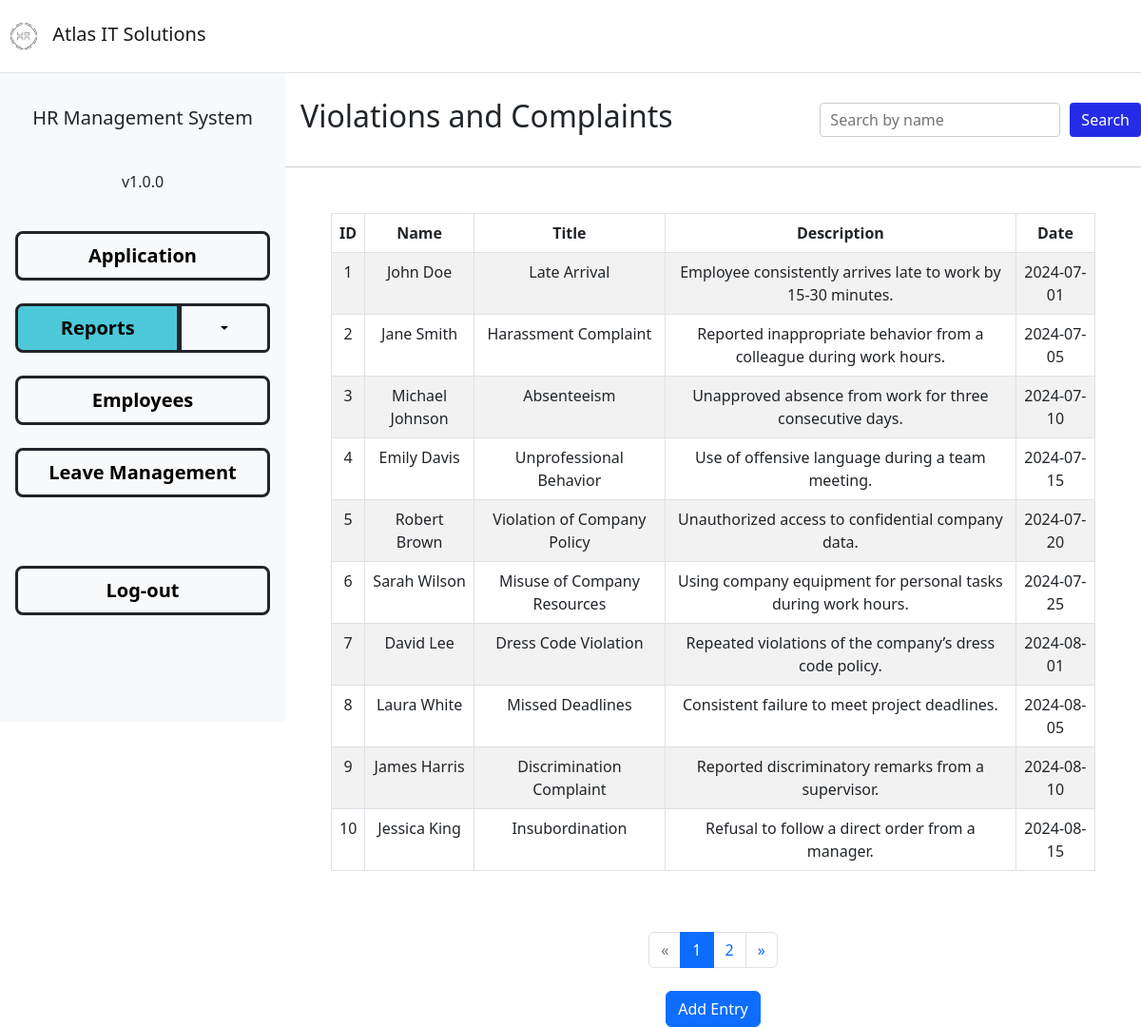
Page /hrms-inner/violations.php (signed in) on the committed database.
### tables this page shows
CREATE TABLE `viol` (
  `id` int(255) NOT NULL,
  `name` varchar(255) NOT NULL,
  `title` varchar(255) NOT NULL,
  `description` varchar(255) NOT NULL,
  `date` date NOT NULL
);

### hrms-inner/violations.php (the view, shortened to what this page needs)
<?php
require_once('../functions/db-conn.php');
if (isset($_SESSION['role']) == "Employee") {
  $entries_per_page = 10;
$search_query = isset($_GET['search']) ? trim($_GET['search']) : '';
$search_query = mysqli_real_escape_string($conn, $search_query);
$total_query = "SELECT COUNT(*) as total FROM applications WHERE flname LIKE '$search_query%'";
$query = "SELECT * FROM applications WHERE flname LIKE '$search_query%' LIMIT, $entries_per_page";
  $current_page = isset($_GET['page']) ? (int)$_GET['page'] : 1;
  $offset = ($current_page - 1) * $entries_per_page;
  $search_query = '';
  if (!empty($search_query)) {
    $total_query = "SELECT COUNT(*) as total FROM viol WHERE name LIKE '$search_query%'";
    $query = "SELECT * FROM viol WHERE name LIKE '$search_query%' LIMIT $offset, $entries_per_page";
  } else {
    $total_query = "SELECT COUNT(*) as total FROM viol";
    $query = "SELECT * FROM viol LIMIT $offset, $entries_per_page";
  }
  $total_result = mysqli_query($conn, $total_query);
  $total_row = mysqli_fetch_assoc($total_result);
  $total_entries = $total_row['total'];
  $total_pages = ceil($total_entries / $entries_per_page);
  $result = mysqli_query($conn, $query);
?>
<!DOCTYPE html>
<html lang="en">
<head>
  <link href="../css/styles.css" rel="stylesheet" />
</head>
<body>
  <nav class="navbar navbar-expand-lg navbar-light border-bottom">
    <a class="navbar-brand" href="#">
      <img src="../images/atlas2.png" style="width:50px; height:50px;" alt="Atlas IT Solutions">
      Atlas IT Solutions
    </a>
  </nav>
  <div class="container-fluid">
    <div class="d-flex">
      <div class="text-center bg-light w-25 h-100 d-grid p-3 gap-4 col-md-auto" style="background-color:#D9D9D9; word-wrap:break-word; overflow:auto;">
        <p class="lead pt-3">HR Management System</p>
        <p>v1.0.0</p>
        <a class="btn btn-lg btn-light btn-block border border-3 border-dark fw-bolder" href="application.php" role="button">Application</a>
        <div class="btn-group">
            <a class="btn btn-light btn-lg btn-block border border-3 border-dark fw-bolder" style="background-color: #4DC8D9;" href="reports.php"role="button">Reports</a>
            <button type="button" class="btn btn-light border-dark border border-3 dropdown-toggle dropdown-toggle-split" data-bs-toggle="dropdown" aria-expanded="false">
            </button>
        </div>
        <a class="btn btn-light btn-lg btn-block border border-3 border-dark fw-bolder" href="employees.php" role="button">Employees</a>
        <a class="btn btn-light btn-lg btn-block border border-3 border-dark fw-bolder" href="leaveman.php" role="button">Leave Management</a>
        <br>
        <a class="btn btn-light btn-lg btn-block border border-3 border-dark fw-bolder" href="main-page.html" role="button">Log-out</a>
        <br><br>
        <br>
      </div>
        <div class="container">
  <div class="header">
    <h2 class="p-3">Violations and Complaints</h2>
    <div class="search-container">
      <form class="search-form" method="get" action="violations.php">
        <input type="text" class="search-input" name="search" placeholder="Search by name" value="<?php echo htmlspecialchars($search_query); ?>">
        <button class="search-button" type="submit">Search</button>
      </form>
    </div>
  </div>
        <div class="p-5 table-responsive">
          <table class="table table-bordered table-striped">
            <thead class="thead-dark">
            <tr>
                <th scope="col" class="text-center">ID</th>
                <th scope="col" class="text-center">Name</th>
                <th scope="col" class="text-center">Title</th>
                <th scope="col" class="text-center">Description</th>
                <th scope="col" class="text-center">Date</th>
              </tr>
            </thead>
            <tbody>
              <?php
              while ($row = mysqli_fetch_assoc($result)) {
              ?>
                <tr>
                  <td class="text-center"><?php echo $row['id']; ?></td>
                  <td class="text-center"><?php echo $row['name']; ?></td>
                  <td class="text-center"><?php echo $row['title']; ?></td>
                  <td class="text-center"><?php echo $row['description']; ?></td>
                  <td class="text-center"><?php echo $row['date']; ?></td>
                </tr>
              <?php
              }
              ?>
            </tbody>
          </table>
        </div>
        <nav aria-label="Page navigation">
          <ul class="pagination justify-content-center">
            <li class="page-item <?php if ($current_page <= 1) echo 'disabled'; ?>">
              <a class="page-link" href="?page=<?php echo $current_page - 1; ?>" aria-label="Previous">
                <span aria-hidden="true">&laquo;</span>
              </a>
            </li>
            <?php for ($page = 1; $page <= $total_pages; $page++): ?>
            <li class="page-item <?php if ($page == $current_page) echo 'active'; ?>">
              <a class="page-link" href="?page=<?php echo $page; ?>&search=<?php echo $search_query; ?>"><?php echo $page; ?></a>
            </li>
            <?php endfor; ?>
            <li class="page-item <?php if ($current_page >= $total_pages) echo 'disabled'; ?>">
              <a class="page-link" href="?page=<?php echo $current_page + 1; ?>&search=<?php echo $search_query; ?>" aria-label="Next">
                <span aria-hidden="true">&raquo;</span>
              </a>
            </li>
          </ul>
        </nav>
        <div class="d-flex justify-content-center mt-4">
          <button type="button" class="btn btn-primary" data-bs-toggle="modal" data-bs-target="#fillUpModal">
              Add Entry
          </button>
        </div>
      </div>
    </div>
  </div>
</body>
</html>
<?php
} else {
header("Location: ../login/login.php");
}
?>

### hrms-inner/violations.php (style rules this page uses)
.header { width: 100%; text-align: left; padding: 10px 0; background-color: #fff; border-bottom: 1px solid #ccc; display: flex; align-items: center; justify-content: space-between; }
.search-form { display: flex; align-items: center; }
.search-input { border: 1px solid #ccc; border-radius: 4px; padding: 5px 10px; font-size: 16px; }
.search-button { background-color: #252ce8; border: none; color: white; padding: 6px 12px; font-size: 16px; margin-left: 10px; border-radius: 4px; cursor: pointer; }
.table { width: 100%; border-collapse: collapse; }
thead th { position: sticky; top: 0; background-color: #f8f9fa; z-index: 1; cursor: pointer; }

### rows in the picture
viol: id "1", name "John Doe", title "Late Arrival", description "Employee consistently arrives late to work by 15-30 minutes.", date "2024-07-01"
viol: id "2", name "Jane Smith", title "Harassment Complaint", description "Reported inappropriate behavior from a colleague during work hours.", date "2024-07-05"
viol: id "3", name "Michael Johnson", title "Absenteeism", description "Unapproved absence from work for three consecutive days.", date "2024-07-10"
viol: id "4", name "Emily Davis", title "Unprofessional Behavior", description "Use of offensive language during a team meeting.", date "2024-07-15"
viol: id "5", name "Robert Brown", title "Violation of Company Policy", description "Unauthorized access to confidential company data.", date "2024-07-20"
viol: id "6", name "Sarah Wilson", title "Misuse of Company Resources", description "Using company equipment for personal tasks during work hours.", date "2024-07-25"
viol: id "7", name "David Lee", title "Dress Code Violation", description "Repeated violations of the company’s dress code policy.", date "2024-08-01"
viol: id "8", name "Laura White", title "Missed Deadlines", description "Consistent failure to meet project deadlines.", date "2024-08-05"
viol: id "9", name "James Harris", title "Discrimination Complaint", description "Reported discriminatory remarks from a supervisor.", date "2024-08-10"
viol: id "10", name "Jessica King", title "Insubordination", description "Refusal to follow a direct order from a manager.", date "2024-08-15"
